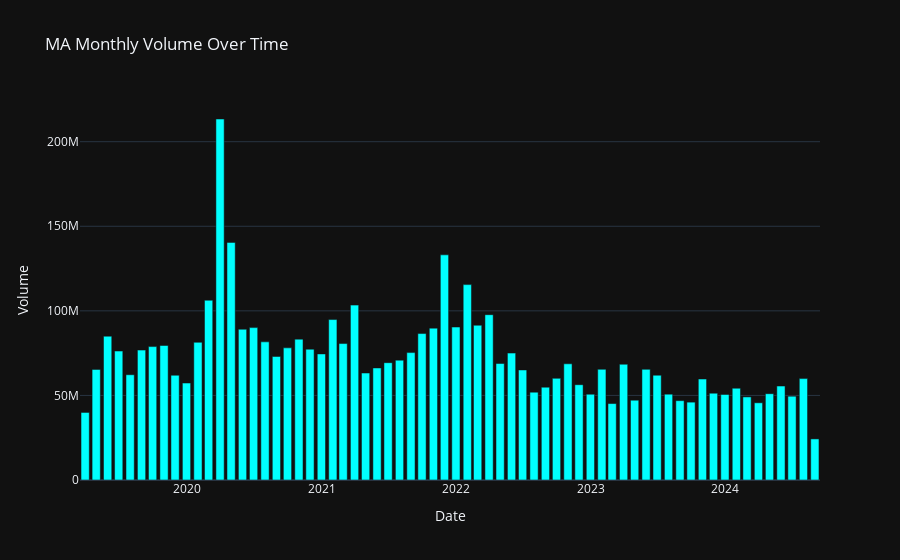

The notebook cell saved with this chart:
### Markdown cell above
#### Now let's look at Volume over the same period for MA.

### Code cell
# converting to monthly data for a smoother plot
ma_monthly = ma_data.resample('ME').sum()

fig = go.Figure()

fig.add_trace(go.Bar(x = ma_monthly.index, y = ma_monthly['Volume_core'], name = 'Monthly Volume', marker_color = 'cyan'))

fig.update_layout(title = 'MA Monthly Volume Over Time', xaxis_title = 'Date', yaxis_title = 'Volume', template = 'plotly_dark')

fig.show()
